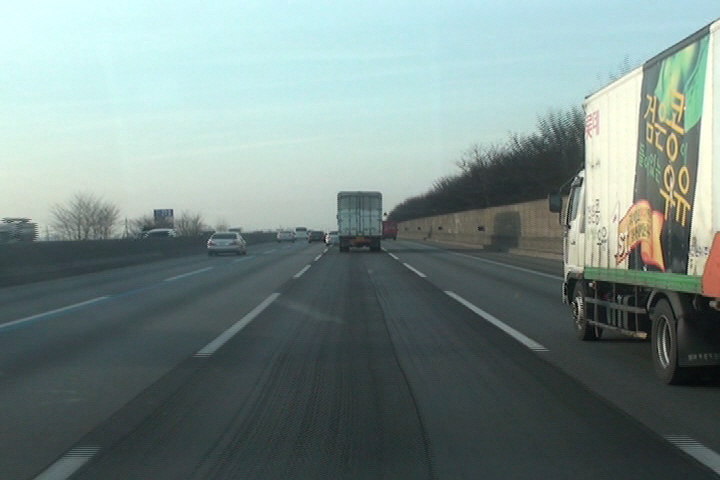
//> input picture Lane/00001.jpg, 720 x 480 px; its folder holds only this picture in this run
$ ./Assignment_3rd_3   (built with g++ and OpenCV 4)
//> lines starting //> are read from the running program, lines starting //| are printed output that depends on the picture; after the words box and inside, x2 and y2 are one past the last pixel; in counts of white or black regions, pixels touching at a corner belong together
#include <opencv2/opencv.hpp>
#include <filesystem>
#include <iostream>

namespace fs = std::filesystem;
using namespace cv;

int main() {
    std::string folder_path = "/root/computer_vision/Lane"; // 이미지 폴더 경로

    for (const auto& entry : fs::directory_iterator(folder_path)) {
        if (entry.path().extension() == ".jpg") {
            std::string image_path = entry.path().string();
            std::string filename = entry.path().filename().string();
            std::cout << "처리 중: " << filename << std::endl;

            // 이미지 불러오기
            cv::Mat image = cv::imread(image_path);
//> image is the input picture: 480 rows x 720 cols, CV_8UC3; mean B, G, R 134.2, 137.3, 119.9
            if (image.empty()) {
                std::cerr << "이미지를 불러올 수 없습니다: " << filename << std::endl;
                continue;
            }

            // 1. 그레이스케일
            cv::Mat gray;
            cv::cvtColor(image, gray, cv::COLOR_BGR2GRAY);
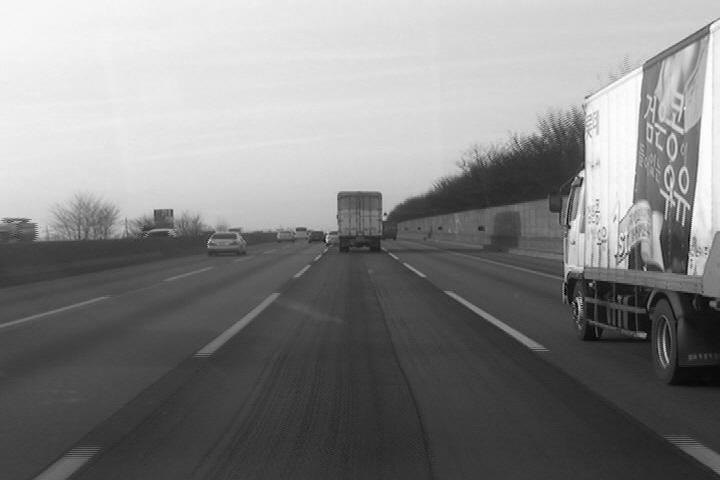
//> gray: 480 rows x 720 cols, CV_8UC1; min 1, max 254, mean 131.7

            imshow("gray",gray);

            // 2. 소벨 필터
            cv::Mat grad_x, grad_y;
            cv::Sobel(gray, grad_x, CV_32F, 1, 0, 3);
            cv::Sobel(gray, grad_y, CV_32F, 0, 1, 3);
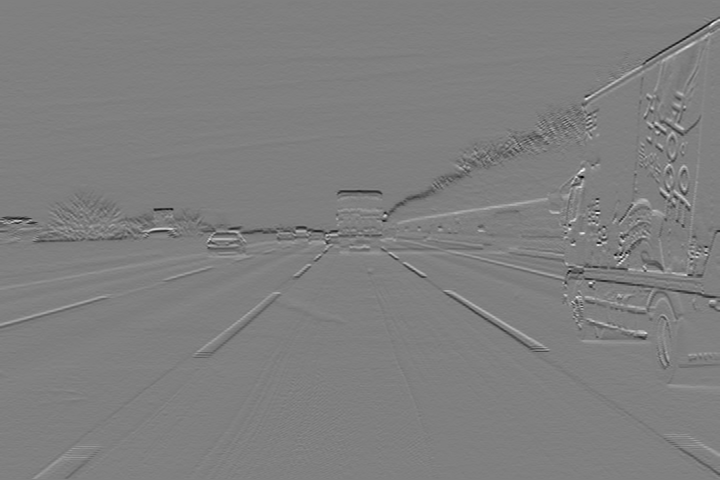
//> grad_y: 480 rows x 720 cols, CV_32FC1; min -502, max 498, mean -2.9; drawn with min black and max white

            imshow("sobel_x",grad_x); // 출력이 되는가?? >> 잘됨
            imshow("sobel_y",grad_y); // ??

            // 3. 에지 강도, 방향
            cv::Mat magnitude, angle;
            cv::cartToPolar(grad_x, grad_y, magnitude, angle, true);  // degree = true // ????
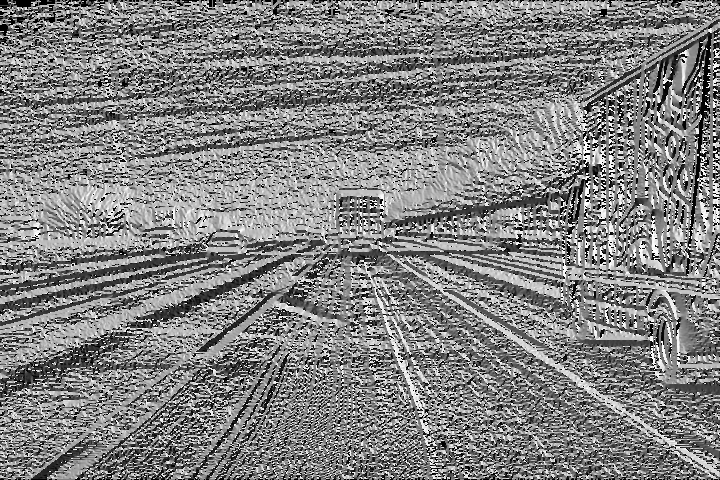
//> angle: 480 rows x 720 cols, CV_32FC1; min 0, max 359.9, mean 183.3; drawn with min black and max white

            imshow("강도??", magnitude); //출력이 되는데 왜 되는가?
            imshow("각도??", angle);

            // 4. 방향 조건 (차선 방향)
            cv::Mat left_lane = (angle >= 30) & (angle <= 50);
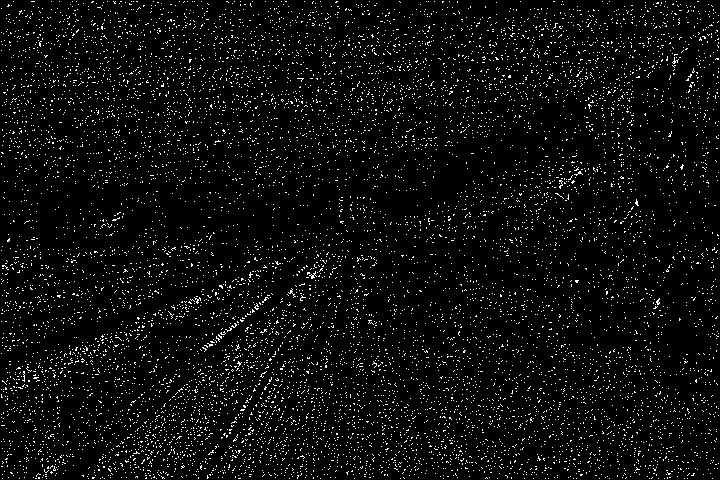
//> left_lane: 480 rows x 720 cols, CV_8UC1; 4.7% white in thin lines or dots
            cv::Mat right_lane = (angle >= 125) & (angle <= 150);
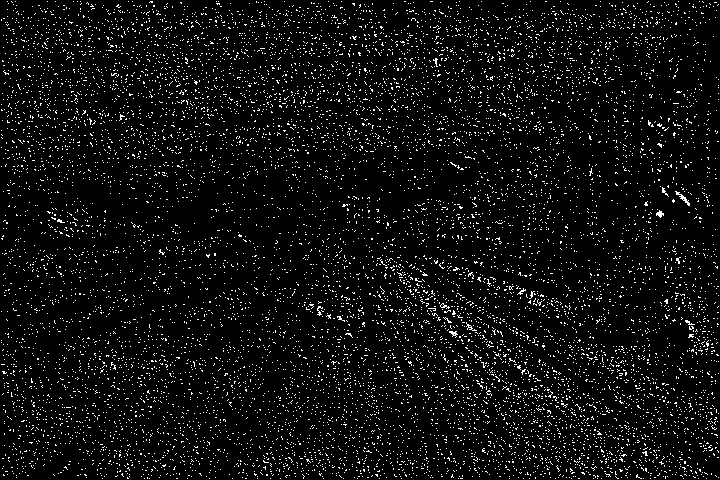
//> right_lane: 480 rows x 720 cols, CV_8UC1; 5.6% white in thin lines or dots
            cv::Mat lane_mask = left_lane | right_lane;
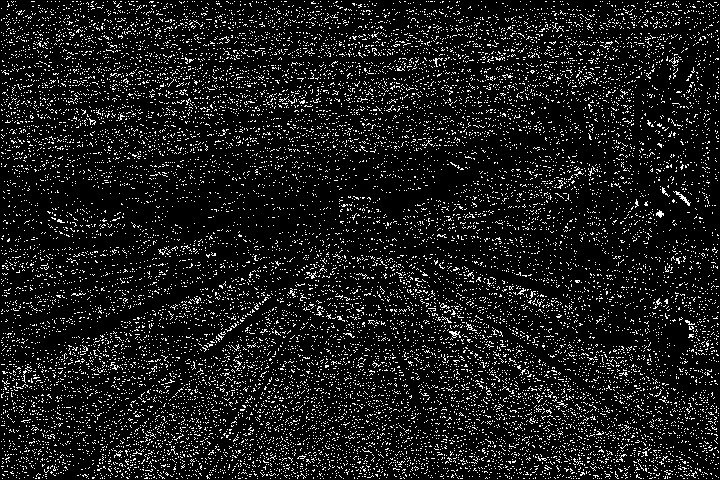
//> lane_mask: 480 rows x 720 cols, CV_8UC1; 10.3% white in thin lines or dots

            // 5. 에지 강도 조건
            cv::Mat strong_edge = (magnitude > 50);
//> strong_edge: 480 rows x 720 cols, CV_8UC1; 11.1% white; 277 white regions (247 under 20 px), largest, box (x1, y1, x2, y2) and area: (0, 16, 720, 389) 32803, (438, 288, 550, 352) 808, (655, 314, 673, 370) 643

            // 6. 최종 마스크
            cv::Mat final_mask;
            cv::bitwise_and(lane_mask, strong_edge, final_mask);
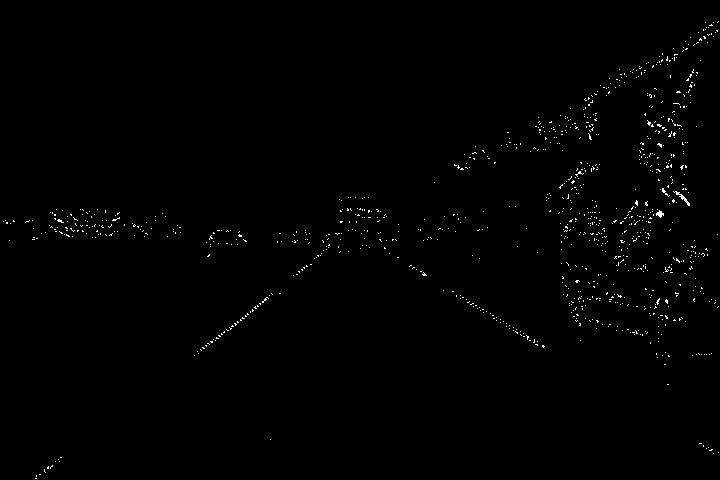
//> final_mask: 480 rows x 720 cols, CV_8UC1; 0.65% white in thin lines or dots

            // 7. 결과 이미지 생성
            cv::Mat result = cv::Mat::zeros(gray.size(), CV_8UC1);
            gray.copyTo(result, final_mask);

            // 8. 시각화
            cv::imshow("Original Image", image);
            cv::imshow("Detected Lane Pixels", result);

            std::cout << "아무 키나 누르면 다음 이미지로, ESC를 누르면 종료합니다." << std::endl;
            int key = cv::waitKey(0);
//> the space key is pressed
            if (key == 27) { // ESC 키
                break;
            }

            cv::destroyAllWindows();
        }
    }

    std::cout << "모든 이미지 처리 완료!" << std::endl;
    return 0;
}
